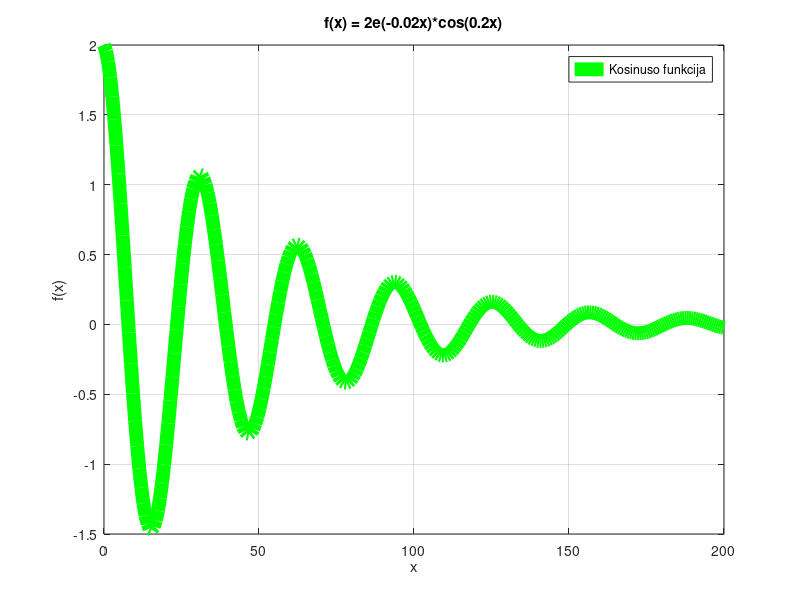
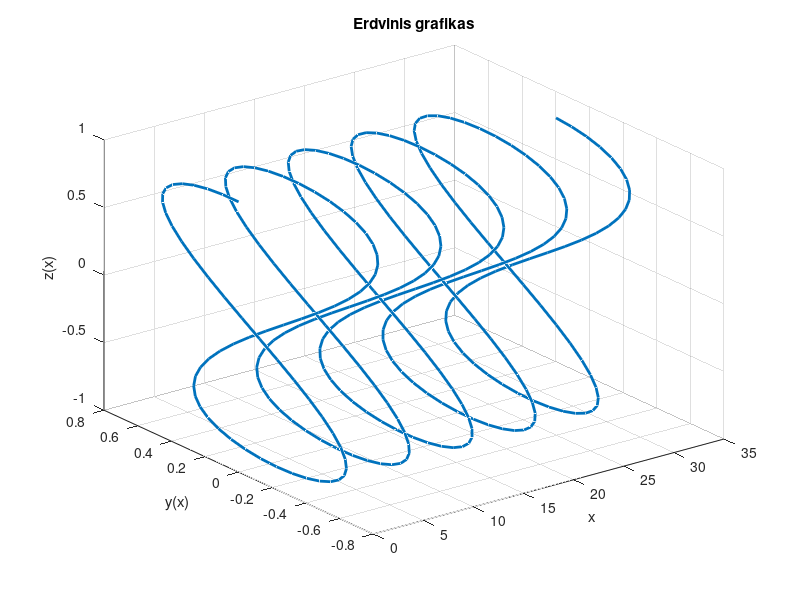

Reproduce these figures in MATLAB, in order. (Note: this script raises an error after producing the figures.)
%1a
x = linspace(0, 200, 300);
fx = 2.*exp(-0.02.*x).*cos(0.2.*x);

figure
plot(x, fx, 'g', 'LineWidth',10);

title('f(x) = 2e(-0.02x)*cos(0.2x)');
xlabel('x');
ylabel('f(x)');
legend('Kosinuso funkcija')
grid on;

%1b
z1 = linspace(-pi+0.01, -0.01, 300);
z2 = linspace(0.01, pi-0.01, 300);

fz1 = cot(z1);
fz2 = cot(z2);

figure
plot(z1, fz1, 'b', 'LineWidth', 2);
hold on
plot(z2, fz2, 'b', 'LineWidth', 2);
hold off

title('f(z)=cot(z)');
xlabel('z');
ylabel('f(z)');
legend('Kotangento funkcija')

grid on

axis([-pi pi -10 10])

%2a
x = 0 : 0.1 : 10*pi;
y = sin(x).*cos(x);
z = cos(x);

plot3(x, y, z, 'LineWidth',2);

title('Erdvinis grafikas');
xlabel('x');
ylabel('y(x)');
zlabel('z(x)');

grid on;

%b
polarplot(x, y, 'LineWidth',2);
title('y(x) funkcija kampinėje ašyje');

%%papildoma
A = 5;
f = 4;
sigma = 2;
U1 = 3;
U2 = 1.5;
t = 0 : 0.001 : 1.2;
st = A*cos(2*pi*f*t);
n = sigma*randn(size(t));

s = st + n;

s_filtr = s;
s_filtr(abs(s_filtr) < U2) = 0;

%a
figure

plot(t, s, '--', 'LineWidth', 1.5);
hold on
plot(t, s_filtr, ':', 'LineWidth',1.5);

yline(U1, '--', 'U1')
yline(U2, '-', 'Color', 'm', 'LineWidth',1.5)

title('Pradinis ir filtruotas signalai', 'Color', 'm', 'FontSize', 16);
xlabel('Laikas, s');
ylabel('Įtampa');

legend('Pradinis signalas', 'Filtruotas signalas', 'U1 riba', 'U2 riba');

grid on
hold off

%%b
ind = s > U1;

figure 

stem(t(ind), s(ind), 'LineWidth',1.5);
hold on

[max_s, max_ind] = max(s(ind));
[min_s, min_ind] = min(s(ind));

t_ind = t(ind);

plot(t_ind(max_ind), max_s, 'c*', 'MarkerSize', 12, 'LineWidth', 1.5);
plot(t_ind(min_ind), min_s, 'mo', 'MarkerSize', 8, 'LineWidth', 1.5);

title('Reikšmės viršijančios U1', 'Color','m', 'FontSize',16)
xlabel('Laikas, s');
ylabel('Įtampa');

legend('s>U1', 'Maksimali reikšme', 'Minimali reikšmė')

grid on
hold off
